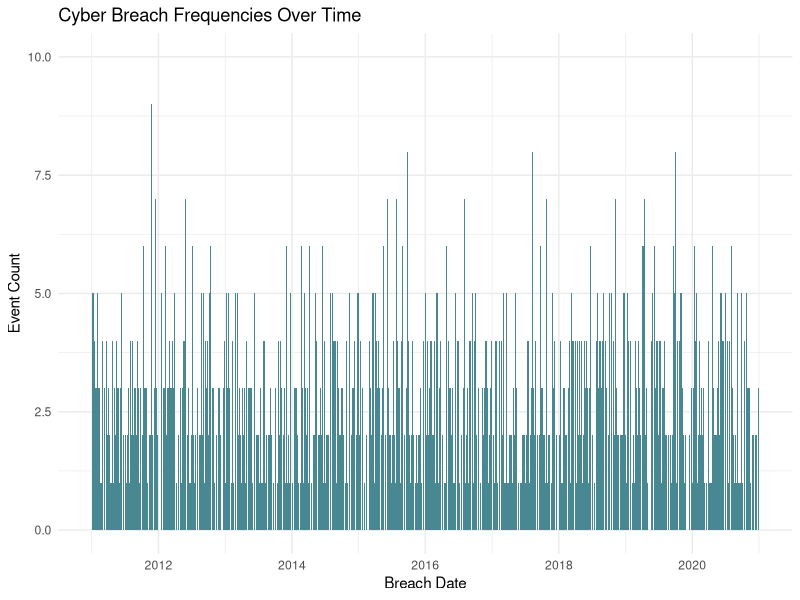
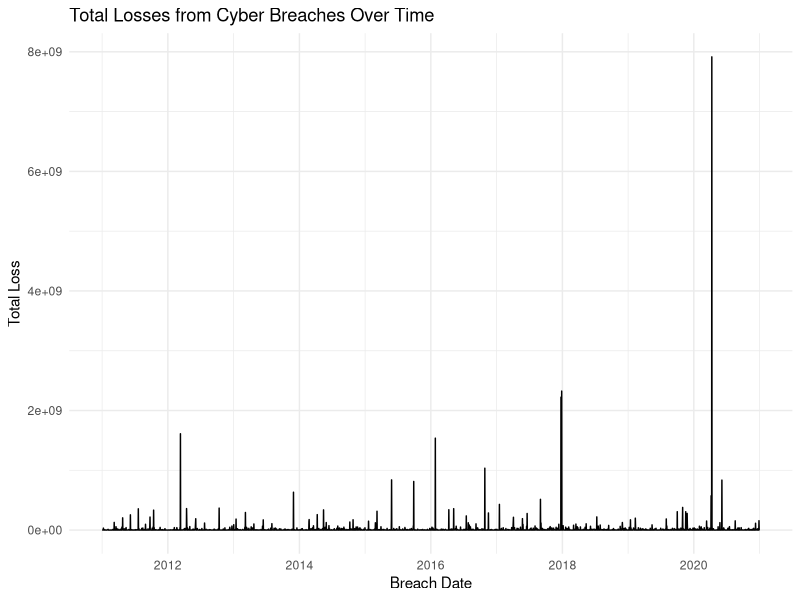
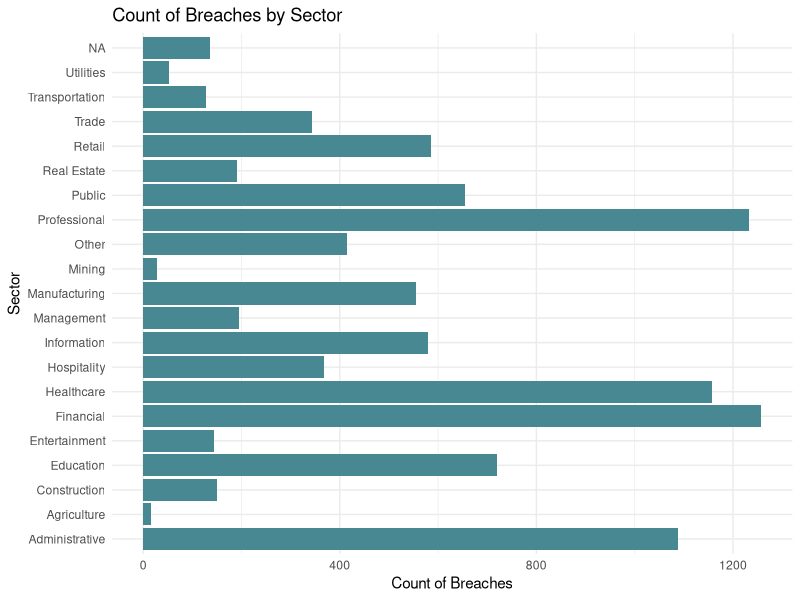
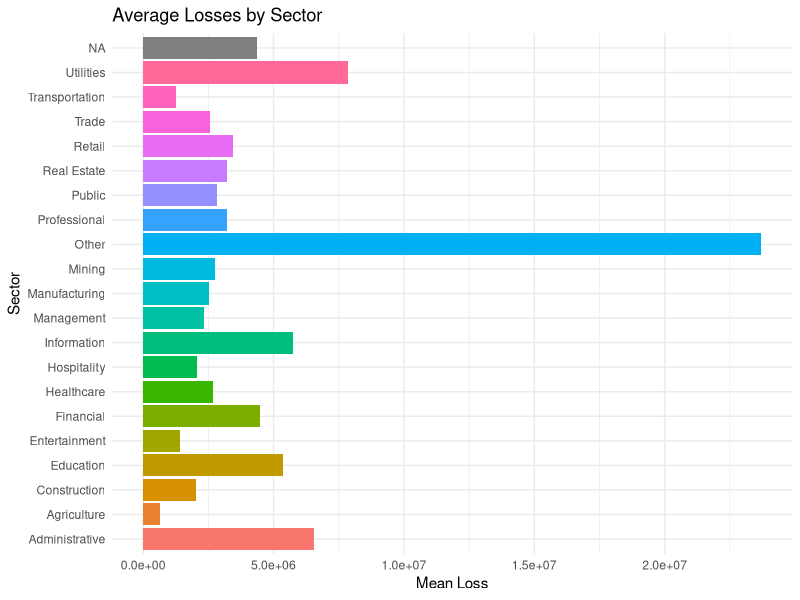
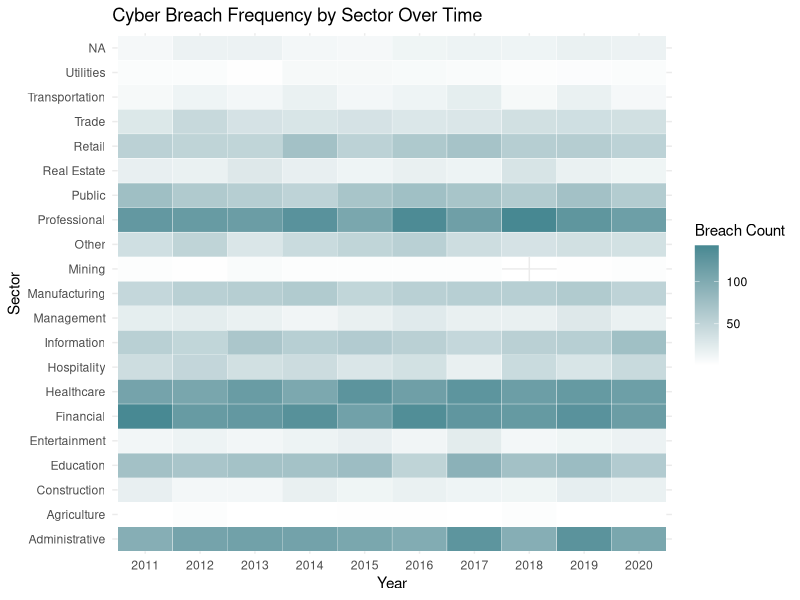

Write the R code that produced these figures, in order.
## ---- chunk 1
library(tidyverse)
library(lubridate)
## ---- chunk 2
# Reading in the data.

breaches <- read.csv("sample_breaches.csv")
## ---- chunk 3
# Getting some basic information of the data.

str(breaches)
## ---- chunk 4
# Quick summary of the data to see if anything looks outstanding at first glance.

summary(breaches)
## ---- chunk 5
# Immediately noticed that the Breach_date column was of type character and not date and knew I wanted to explore the dates a little bit more so converted it to date and then created a new column to just pull the year.

breaches$breach_date <-ymd(breaches$breach_date)
breaches$year <- year(breaches$breach_date)
breaches
## ---- chunk 6
# I wanted to see if any specific dates had more breaches than others.

event_frequency <- breaches %>%
  group_by(breach_date) %>%
  summarise(event_count = n())
event_frequency
## ---- chunk 7
# Looking at the top 10 dates to see if there is any significance.

event_frequency %>% 
  top_n(10, wt = event_count) %>% 
  arrange(desc(event_count))
## ---- chunk 8
# Visualizing the Cyber Breach Frequencies over time.

ggplot(event_frequency, aes(x = breach_date, y = event_count)) +
  geom_bar(stat = "identity", fill = "#478892") +
  labs(title = "Cyber Breach Frequencies Over Time",
       x = "Breach Date",
       y = "Event Count") +
  theme_minimal()
## ---- chunk 9
# Next I wanted to look at the total amount of losses over time.

losses_per_event <- breaches %>%
  group_by(breach_date) %>%
  summarise(total_loss = sum(total_amount))
losses_per_event
## ---- chunk 10
# Looking at the top 10 total losses.

losses_per_event %>% 
  top_n(10, wt = total_loss) %>% 
  arrange(desc(total_loss))
## ---- chunk 11
# Visualizing the losses over time.

ggplot(losses_per_event, aes(x = breach_date, y = total_loss)) +
  geom_line() +
  labs(title = "Total Losses from Cyber Breaches Over Time", 
       x = "Breach Date", 
       y = "Total Loss") +
  theme_minimal()
## ---- chunk 12
# I wanted to then investigate a little bit about the sectors so this is a general visualization of which sector had the highest count of breaches.

ggplot(breaches, aes(x = sector)) +
  geom_bar(fill = "#478892") +
  labs(title = "Count of Breaches by Sector", 
       x = "Sector", 
       y = "Count of Breaches") +
  coord_flip() +
  theme_minimal()
## ---- chunk 13
# Deep diving a little more into the sector and wanting to look at trends per sector and taking the average loss for each sector.

sector_trends <- breaches %>%
  group_by(sector) %>%
  summarise(mean_loss = mean(total_amount))
## ---- chunk 14
# Visualizing the Average Losses by Sector.

ggplot(sector_trends, aes(x = sector, y = mean_loss, fill = sector)) +
  geom_bar(stat = "identity", show.legend = FALSE) +
  labs(title = "Average Losses by Sector", 
       x = "Sector", 
       y = "Mean Loss") +
  coord_flip() +
  theme_minimal()
## ---- chunk 15
# Finally, I wanted to create a table with the count of breaches per sector and year and then visualize it in a heat map.

heatmap_breaches <- breaches %>%
  group_by(year, sector) %>%
  summarise(breach_count = n())
heatmap_breaches
## ---- chunk 16
# Visualizing the previous table with a heat map.

ggplot(heatmap_breaches, aes(x = sector, y = as.factor(year), fill = breach_count)) +
  geom_tile(color = "white") +
  scale_fill_gradient(low = "white", high = "#478892") +
  labs(title = "Cyber Breach Frequency by Sector Over Time",
       x = "Sector",
       y = "Year",
       fill = "Breach Count") +
  coord_flip() +
  theme_minimal()
